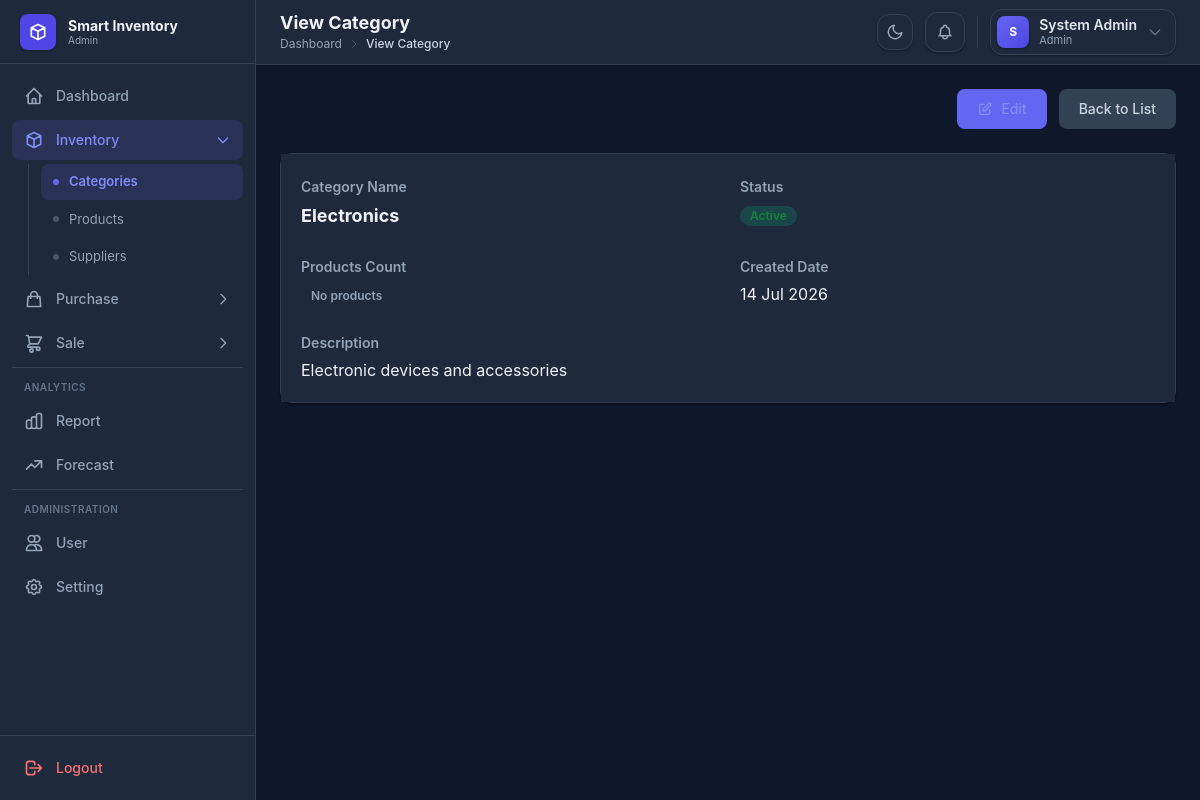
The app's page /categories/view.php?id=1 (signed in) with its own data.
### tables this page shows
CREATE TABLE IF NOT EXISTS categories (
    id INT AUTO_INCREMENT PRIMARY KEY,
    name VARCHAR(100) NOT NULL UNIQUE,
    description TEXT,
    status ENUM('Active', 'Inactive') DEFAULT 'Active',
    created_at TIMESTAMP DEFAULT CURRENT_TIMESTAMP
);

### config/helpers.php (called while the page is built, shortened)
<?php
function executeQuery($conn, $sql, $params = [], $types = '') {
    $stmt = $conn->prepare($sql);
    if (!empty($types)) {
        $stmt->bind_param($types, ...$params);
    }
    $stmt->execute();
    return $stmt->get_result();
}
function fetchOne($conn, $sql, $params = [], $types = '') {
    $result = executeQuery($conn, $sql, $params, $types);
    if ($result && mysqli_num_rows($result) > 0) {
        return mysqli_fetch_assoc($result);
    }
    return null;
}

### categories/view.php (the view, shortened to what this page needs)
<?php
include "../config/database.php";
include "../config/helpers.php";
$id = isset($_GET['id']) ? (int)$_GET['id'] : 0;
$category = fetchOne($conn, "SELECT c.*, COUNT(p.id) AS product_count FROM categories c LEFT JOIN products p ON c.id = p.category_id WHERE c.id = ? GROUP BY c.id", [$id], "i");
?>
<!DOCTYPE html>
<html lang="en">
<head>
    <script src="https://cdn.tailwindcss.com"></script>
    <link rel="stylesheet" href="../assets/css/style.css">
</head>
<body class="bg-gray-50 dark:bg-slate-900">
    <div class="flex min-h-screen">
        <?php include "../includes/sidebar.php"; ?>
        <div class="flex-1 flex flex-col min-w-0">
            <?php include "../includes/header.php"; ?>
            <main class="p-4 lg:p-6">
                <div class="flex justify-end gap-3 mb-6">
                    <a href="edit.php?id=<?= $category['id'] ?>" class="btn btn-primary">
                        <svg class="w-4 h-4" fill="none" stroke="currentColor" viewBox="0 0 24 24"><path stroke-linecap="round" stroke-linejoin="round" stroke-width="2" d="M11 5H6a2 2 0 00-2 2v11a2 2 0 002 2h11a2 2 0 002-2v-5m-1.414-9.414a2 2 0 112.828 2.828L11.828 15H9v-2.828l8.586-8.586z"/></svg>
                        Edit
                    </a>
                    <a href="index.php" class="btn btn-secondary">Back to List</a>
                </div>
                <div class="card">
                    <div class="card-body">
                        <div class="grid grid-cols-1 md:grid-cols-2 gap-6">
                            <div>
                                <label class="text-sm font-semibold text-gray-500">Category Name</label>
                                <p class="text-lg font-bold text-gray-900 mt-1"><?= htmlspecialchars($category['name']) ?></p>
                            </div>
                            <div>
                                <label class="text-sm font-semibold text-gray-500">Status</label>
                                <p class="mt-1">
                                    <?php if ($category['status'] === 'Active'): ?>
                                        <span class="inline-flex items-center px-2.5 py-0.5 rounded-full text-xs font-semibold bg-green-100 text-green-700">Active</span>
                                    <?php else: ?>
                                        <span class="inline-flex items-center px-2.5 py-0.5 rounded-full text-xs font-semibold bg-red-100 text-red-700">Inactive</span>
                                    <?php endif; ?>
                                </p>
                            </div>
                            <div>
                                <label class="text-sm font-semibold text-gray-500">Products Count</label>
                                <p class="mt-1">
                                    <?php $pcount = (int)($category['product_count'] ?? 0); ?>
                                    <?php if ($pcount > 0): ?>
                                        <span class="inline-flex items-center px-2.5 py-0.5 rounded-full text-xs font-semibold bg-blue-100 text-blue-700">
                                            <?= $pcount ?> product<?= $pcount !== 1 ? 's' : '' ?>
                                        </span>
                                    <?php else: ?>
                                        <span class="inline-flex items-center px-2.5 py-0.5 rounded-full text-xs font-semibold bg-gray-100 text-gray-500">No products</span>
                                    <?php endif; ?>
                                </p>
                            </div>
                            <div>
                                <label class="text-sm font-semibold text-gray-500">Created Date</label>
                                <p class="text-gray-900 mt-1"><?= date('d M Y', strtotime($category['created_at'])) ?></p>
                            </div>
                            <div class="md:col-span-2">
                                <label class="text-sm font-semibold text-gray-500">Description</label>
                                <p class="text-gray-900 mt-1 whitespace-pre-wrap"><?= !empty($category['description']) ? htmlspecialchars($category['description']) : '<span class="text-gray-300">No description provided</span>' ?></p>
                            </div>
                        </div>
                    </div>
                </div>
            </main>
        </div>
    </div>
    <?php include "../includes/footer.php"; ?>
</body>
</html>

### assets/css/style.css (style rules this page uses)
* { margin: 0; padding: 0; box-sizing: border-box; }
body { font-family: 'Inter', system-ui, -apple-system, sans-serif; }
.dark body { background-color: #0f172a; color: #e2e8f0; }
.btn { display: inline-flex; align-items: center; gap: 0.5rem; padding: 0.625rem 1.25rem; border-radius: 0.5rem; font-weight: 500; font-size: 0.875rem; transition: all 0.15s ease; border: none; cursor: pointer; text-decoration: none; line-height: 1.25rem; }
.btn-primary { background-color: #6366f1; color: white; }
.btn-secondary { background-color: #e5e7eb; color: #374151; }
.dark .btn-secondary { background-color: #334155; color: #cbd5e1; }
.card { background-color: white; border-radius: 0.75rem; border: 1px solid #e5e7eb; box-shadow: 0 1px 2px rgba(0, 0, 0, 0.05); }
.dark .card { background-color: #1e293b; border-color: #334155; box-shadow: 0 1px 3px rgba(0, 0, 0, 0.3), 0 1px 2px rgba(0, 0, 0, 0.2); }
.card-body { padding: 1.25rem; }
.dark .card-body { background-color: #1e293b; }
.dark a { color: #818cf8; }
.dark .bg-gray-50 { background-color: #0f172a !important; }
.dark .bg-gray-100 { background-color: #1e293b !important; }
.dark .text-gray-900 { color: #f1f5f9 !important; }
.dark .text-gray-500 { color: #94a3b8 !important; }
.dark .bg-green-100 { background-color: rgba(16, 185, 129, 0.2) !important; }

### records on screen
categories: name "Electronics", created_at "14 Jul 2026", description "Electronic devices and accessories"

### other values on screen
$role "Admin"
$label "Categories Products Suppliers"
$page_title "View Category"
$part "Dashboard"
$part "View Category"
substr($name, 0, 1) "S"
$name "System Admin"
